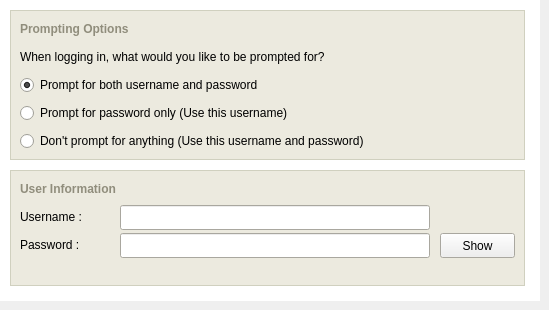
      <widget class="QWidget" name="userCredsTab" >
       <attribute name="title" >
        <string>User Credentials</string>
       </attribute>
       <widget class="QFrame" name="frame_12" >
        <property name="geometry" >
         <rect>
          <x>0</x>
          <y>0</y>
          <width>540</width>
          <height>301</height>
         </rect>
        </property>
        <property name="palette" >
         <palette>
          <active>
           <colorrole role="Base" >
            <brush brushstyle="SolidPattern" >
             <color alpha="255" >
              <red>255</red>
              <green>255</green>
              <blue>255</blue>
             </color>
            </brush>
           </colorrole>
           <colorrole role="Window" >
            <brush brushstyle="SolidPattern" >
             <color alpha="255" >
              <red>255</red>
              <green>255</green>
              <blue>255</blue>
             </color>
            </brush>
           </colorrole>
          </active>
          <inactive>
           <colorrole role="Base" >
            <brush brushstyle="SolidPattern" >
             <color alpha="255" >
              <red>255</red>
              <green>255</green>
              <blue>255</blue>
             </color>
            </brush>
           </colorrole>
           <colorrole role="Window" >
            <brush brushstyle="SolidPattern" >
             <color alpha="255" >
              <red>255</red>
              <green>255</green>
              <blue>255</blue>
             </color>
            </brush>
           </colorrole>
          </inactive>
          <disabled>
           <colorrole role="Base" >
            <brush brushstyle="SolidPattern" >
             <color alpha="255" >
              <red>255</red>
              <green>255</green>
              <blue>255</blue>
             </color>
            </brush>
           </colorrole>
           <colorrole role="Window" >
            <brush brushstyle="SolidPattern" >
             <color alpha="255" >
              <red>255</red>
              <green>255</green>
              <blue>255</blue>
             </color>
            </brush>
           </colorrole>
          </disabled>
         </palette>
        </property>
        <property name="autoFillBackground" >
         <bool>true</bool>
        </property>
        <property name="frameShape" >
         <enum>QFrame::NoFrame</enum>
        </property>
        <property name="frameShadow" >
         <enum>QFrame::Plain</enum>
        </property>
        <property name="lineWidth" >
         <number>0</number>
        </property>
        <widget class="QFrame" name="frame_14" >
         <property name="geometry" >
          <rect>
           <x>10</x>
           <y>10</y>
           <width>515</width>
           <height>150</height>
          </rect>
         </property>
         <property name="minimumSize" >
          <size>
           <width>515</width>
           <height>150</height>
          </size>
         </property>
         <property name="maximumSize" >
          <size>
           <width>515</width>
           <height>150</height>
          </size>
         </property>
         <property name="palette" >
          <palette>
           <active>
            <colorrole role="WindowText" >
             <brush brushstyle="SolidPattern" >
              <color alpha="255" >
               <red>208</red>
               <green>208</green>
               <blue>191</blue>
              </color>
             </brush>
            </colorrole>
            <colorrole role="Base" >
             <brush brushstyle="SolidPattern" >
              <color alpha="255" >
               <red>255</red>
               <green>255</green>
               <blue>255</blue>
              </color>
             </brush>
            </colorrole>
            <colorrole role="Window" >
             <brush brushstyle="SolidPattern" >
              <color alpha="255" >
               <red>236</red>
               <green>234</green>
               <blue>223</blue>
              </color>
             </brush>
            </colorrole>
           </active>
           <inactive>
            <colorrole role="WindowText" >
             <brush brushstyle="SolidPattern" >
              <color alpha="255" >
               <red>208</red>
               <green>208</green>
               <blue>191</blue>
              </color>
             </brush>
            </colorrole>
            <colorrole role="Base" >
             <brush brushstyle="SolidPattern" >
              <color alpha="255" >
               <red>255</red>
               <green>255</green>
               <blue>255</blue>
              </color>
             </brush>
            </colorrole>
            <colorrole role="Window" >
             <brush brushstyle="SolidPattern" >
              <color alpha="255" >
               <red>236</red>
               <green>234</green>
               <blue>223</blue>
              </color>
             </brush>
            </colorrole>
           </inactive>
           <disabled>
            <colorrole role="WindowText" >
             <brush brushstyle="SolidPattern" >
              <color alpha="255" >
               <red>119</red>
               <green>119</green>
               <blue>119</blue>
              </color>
             </brush>
            </colorrole>
            <colorrole role="Base" >
             <brush brushstyle="SolidPattern" >
              <color alpha="255" >
               <red>236</red>
               <green>234</green>
               <blue>223</blue>
              </color>
             </brush>
            </colorrole>
            <colorrole role="Window" >
             <brush brushstyle="SolidPattern" >
              <color alpha="255" >
               <red>236</red>
               <green>234</green>
               <blue>223</blue>
              </color>
             </brush>
            </colorrole>
           </disabled>
          </palette>
         </property>
         <property name="autoFillBackground" >
          <bool>true</bool>
         </property>
         <property name="frameShape" >
          <enum>QFrame::Box</enum>
         </property>
         <property name="frameShadow" >
          <enum>QFrame::Plain</enum>
         </property>
         <widget class="QLabel" name="WirelessNetworkLabel_15" >
          <property name="geometry" >
           <rect>
            <x>10</x>
            <y>10</y>
            <width>460</width>
            <height>18</height>
           </rect>
          </property>
          <property name="minimumSize" >
           <size>
            <width>460</width>
            <height>18</height>
           </size>
          </property>
          <property name="maximumSize" >
           <size>
            <width>460</width>
            <height>18</height>
           </size>
          </property>
          <property name="palette" >
           <palette>
            <active>
             <colorrole role="WindowText" >
              <brush brushstyle="SolidPattern" >
               <color alpha="255" >
                <red>144</red>
                <green>141</green>
                <blue>124</blue>
               </color>
              </brush>
             </colorrole>
            </active>
            <inactive>
             <colorrole role="WindowText" >
              <brush brushstyle="SolidPattern" >
               <color alpha="255" >
                <red>144</red>
                <green>141</green>
                <blue>124</blue>
               </color>
              </brush>
             </colorrole>
            </inactive>
            <disabled>
             <colorrole role="WindowText" >
              <brush brushstyle="SolidPattern" >
               <color alpha="255" >
                <red>119</red>
                <green>119</green>
                <blue>119</blue>
               </color>
              </brush>
             </colorrole>
            </disabled>
           </palette>
          </property>
          <property name="font" >
           <font>
            <pointsize>9</pointsize>
            <weight>75</weight>
            <bold>true</bold>
           </font>
          </property>
          <property name="lineWidth" >
           <number>0</number>
          </property>
          <property name="text" >
           <string>Prompting Options</string>
          </property>
          <property name="alignment" >
           <set>Qt::AlignLeading|Qt::AlignLeft|Qt::AlignVCenter</set>
          </property>
          <property name="margin" >
           <number>0</number>
          </property>
          <property name="indent" >
           <number>0</number>
          </property>
         </widget>
         <widget class="QRadioButton" name="promptNone" >
          <property name="geometry" >
           <rect>
            <x>10</x>
            <y>122</y>
            <width>450</width>
            <height>18</height>
           </rect>
          </property>
          <property name="minimumSize" >
           <size>
            <width>450</width>
            <height>18</height>
           </size>
          </property>
          <property name="maximumSize" >
           <size>
            <width>450</width>
            <height>18</height>
           </size>
          </property>
          <property name="palette" >
           <palette>
            <active>
             <colorrole role="WindowText" >
              <brush brushstyle="SolidPattern" >
               <color alpha="255" >
                <red>0</red>
                <green>0</green>
                <blue>0</blue>
               </color>
              </brush>
             </colorrole>
            </active>
            <inactive>
             <colorrole role="WindowText" >
              <brush brushstyle="SolidPattern" >
               <color alpha="255" >
                <red>0</red>
                <green>0</green>
                <blue>0</blue>
               </color>
              </brush>
             </colorrole>
            </inactive>
            <disabled>
             <colorrole role="WindowText" >
              <brush brushstyle="SolidPattern" >
               <color alpha="255" >
                <red>119</red>
                <green>119</green>
                <blue>119</blue>
               </color>
              </brush>
             </colorrole>
            </disabled>
           </palette>
          </property>
          <property name="text" >
           <string>Don't prompt for anything (Use this username and password)</string>
          </property>
         </widget>
         <widget class="QRadioButton" name="promptPWDOnly" >
          <property name="geometry" >
           <rect>
            <x>10</x>
            <y>94</y>
            <width>450</width>
            <height>18</height>
           </rect>
          </property>
          <property name="minimumSize" >
           <size>
            <width>450</width>
            <height>18</height>
           </size>
          </property>
          <property name="maximumSize" >
           <size>
            <width>450</width>
            <height>18</height>
           </size>
          </property>
          <property name="palette" >
           <palette>
            <active>
             <colorrole role="WindowText" >
              <brush brushstyle="SolidPattern" >
               <color alpha="255" >
                <red>0</red>
                <green>0</green>
                <blue>0</blue>
               </color>
              </brush>
             </colorrole>
            </active>
            <inactive>
             <colorrole role="WindowText" >
              <brush brushstyle="SolidPattern" >
               <color alpha="255" >
                <red>0</red>
                <green>0</green>
                <blue>0</blue>
               </color>
              </brush>
             </colorrole>
            </inactive>
            <disabled>
             <colorrole role="WindowText" >
              <brush brushstyle="SolidPattern" >
               <color alpha="255" >
                <red>119</red>
                <green>119</green>
                <blue>119</blue>
               </color>
              </brush>
             </colorrole>
            </disabled>
           </palette>
          </property>
          <property name="text" >
           <string>Prompt for password only (Use this username)</string>
          </property>
         </widget>
         <widget class="QRadioButton" name="promptUPW" >
          <property name="geometry" >
           <rect>
            <x>10</x>
            <y>66</y>
            <width>450</width>
            <height>18</height>
           </rect>
          </property>
          <property name="minimumSize" >
           <size>
            <width>450</width>
            <height>18</height>
           </size>
          </property>
          <property name="maximumSize" >
           <size>
            <width>450</width>
            <height>18</height>
           </size>
          </property>
          <property name="palette" >
           <palette>
            <active>
             <colorrole role="WindowText" >
              <brush brushstyle="SolidPattern" >
               <color alpha="255" >
                <red>0</red>
                <green>0</green>
                <blue>0</blue>
               </color>
              </brush>
             </colorrole>
            </active>
            <inactive>
             <colorrole role="WindowText" >
              <brush brushstyle="SolidPattern" >
               <color alpha="255" >
                <red>0</red>
                <green>0</green>
                <blue>0</blue>
               </color>
              </brush>
             </colorrole>
            </inactive>
            <disabled>
             <colorrole role="WindowText" >
              <brush brushstyle="SolidPattern" >
               <color alpha="255" >
                <red>119</red>
                <green>119</green>
                <blue>119</blue>
               </color>
              </brush>
             </colorrole>
            </disabled>
           </palette>
          </property>
          <property name="text" >
           <string>Prompt for both username and password</string>
          </property>
          <property name="checked" >
           <bool>true</bool>
          </property>
         </widget>
         <widget class="QLabel" name="label_20" >
          <property name="geometry" >
           <rect>
            <x>10</x>
            <y>38</y>
            <width>450</width>
            <height>18</height>
           </rect>
          </property>
          <property name="minimumSize" >
           <size>
            <width>450</width>
            <height>18</height>
           </size>
          </property>
          <property name="maximumSize" >
           <size>
            <width>450</width>
            <height>18</height>
           </size>
          </property>
          <property name="palette" >
           <palette>
            <active>
             <colorrole role="WindowText" >
              <brush brushstyle="SolidPattern" >
               <color alpha="255" >
                <red>0</red>
                <green>0</green>
                <blue>0</blue>
               </color>
              </brush>
             </colorrole>
            </active>
            <inactive>
             <colorrole role="WindowText" >
              <brush brushstyle="SolidPattern" >
               <color alpha="255" >
                <red>0</red>
                <green>0</green>
                <blue>0</blue>
               </color>
              </brush>
             </colorrole>
            </inactive>
            <disabled>
             <colorrole role="WindowText" >
              <brush brushstyle="SolidPattern" >
               <color alpha="255" >
                <red>119</red>
                <green>119</green>
                <blue>119</blue>
               </color>
              </brush>
             </colorrole>
            </disabled>
           </palette>
          </property>
          <property name="text" >
           <string>When logging in, what would you like to be prompted for?</string>
          </property>
         </widget>
        </widget>
        <widget class="QFrame" name="frame_15" >
         <property name="geometry" >
          <rect>
           <x>10</x>
           <y>170</y>
           <width>515</width>
           <height>116</height>
          </rect>
         </property>
         <property name="minimumSize" >
          <size>
           <width>515</width>
           <height>116</height>
          </size>
         </property>
         <property name="maximumSize" >
          <size>
           <width>515</width>
           <height>116</height>
          </size>
         </property>
         <property name="palette" >
          <palette>
           <active>
            <colorrole role="WindowText" >
             <brush brushstyle="SolidPattern" >
              <color alpha="255" >
               <red>208</red>
               <green>208</green>
               <blue>191</blue>
              </color>
             </brush>
            </colorrole>
            <colorrole role="Base" >
             <brush brushstyle="SolidPattern" >
              <color alpha="255" >
               <red>255</red>
               <green>255</green>
               <blue>255</blue>
              </color>
             </brush>
            </colorrole>
            <colorrole role="Window" >
             <brush brushstyle="SolidPattern" >
              <color alpha="255" >
               <red>236</red>
               <green>234</green>
               <blue>223</blue>
              </color>
             </brush>
            </colorrole>
           </active>
           <inactive>
            <colorrole role="WindowText" >
             <brush brushstyle="SolidPattern" >
              <color alpha="255" >
               <red>208</red>
               <green>208</green>
               <blue>191</blue>
              </color>
             </brush>
            </colorrole>
            <colorrole role="Base" >
             <brush brushstyle="SolidPattern" >
              <color alpha="255" >
               <red>255</red>
               <green>255</green>
               <blue>255</blue>
              </color>
             </brush>
            </colorrole>
            <colorrole role="Window" >
             <brush brushstyle="SolidPattern" >
              <color alpha="255" >
               <red>236</red>
               <green>234</green>
               <blue>223</blue>
              </color>
             </brush>
            </colorrole>
           </inactive>
           <disabled>
            <colorrole role="WindowText" >
             <brush brushstyle="SolidPattern" >
              <color alpha="255" >
               <red>119</red>
               <green>119</green>
               <blue>119</blue>
              </color>
             </brush>
            </colorrole>
            <colorrole role="Base" >
             <brush brushstyle="SolidPattern" >
              <color alpha="255" >
               <red>236</red>
               <green>234</green>
               <blue>223</blue>
              </color>
             </brush>
            </colorrole>
            <colorrole role="Window" >
             <brush brushstyle="SolidPattern" >
              <color alpha="255" >
               <red>236</red>
               <green>234</green>
               <blue>223</blue>
              </color>
             </brush>
            </colorrole>
           </disabled>
          </palette>
         </property>
         <property name="autoFillBackground" >
          <bool>true</bool>
         </property>
         <property name="frameShape" >
          <enum>QFrame::Box</enum>
         </property>
         <property name="frameShadow" >
          <enum>QFrame::Plain</enum>
         </property>
         <widget class="QLabel" name="WirelessNetworkLabel_18" >
          <property name="geometry" >
           <rect>
            <x>10</x>
            <y>10</y>
            <width>460</width>
            <height>18</height>
           </rect>
          </property>
          <property name="minimumSize" >
           <size>
            <width>460</width>
            <height>18</height>
           </size>
          </property>
          <property name="maximumSize" >
           <size>
            <width>460</width>
            <height>18</height>
           </size>
          </property>
          <property name="palette" >
           <palette>
            <active>
             <colorrole role="WindowText" >
              <brush brushstyle="SolidPattern" >
               <color alpha="255" >
                <red>144</red>
                <green>141</green>
                <blue>124</blue>
               </color>
              </brush>
             </colorrole>
            </active>
            <inactive>
             <colorrole role="WindowText" >
              <brush brushstyle="SolidPattern" >
               <color alpha="255" >
                <red>144</red>
                <green>141</green>
                <blue>124</blue>
               </color>
              </brush>
             </colorrole>
            </inactive>
            <disabled>
             <colorrole role="WindowText" >
              <brush brushstyle="SolidPattern" >
               <color alpha="255" >
                <red>119</red>
                <green>119</green>
                <blue>119</blue>
               </color>
              </brush>
             </colorrole>
            </disabled>
           </palette>
          </property>
          <property name="font" >
           <font>
            <pointsize>9</pointsize>
            <weight>75</weight>
            <bold>true</bold>
           </font>
          </property>
          <property name="lineWidth" >
           <number>0</number>
          </property>
          <property name="text" >
           <string>User Information</string>
          </property>
          <property name="alignment" >
           <set>Qt::AlignLeading|Qt::AlignLeft|Qt::AlignVCenter</set>
          </property>
          <property name="margin" >
           <number>0</number>
          </property>
          <property name="indent" >
           <number>0</number>
          </property>
         </widget>
         <widget class="QLabel" name="label_21" >
          <property name="geometry" >
           <rect>
            <x>10</x>
            <y>38</y>
            <width>100</width>
            <height>18</height>
           </rect>
          </property>
          <property name="palette" >
           <palette>
            <active>
             <colorrole role="WindowText" >
              <brush brushstyle="SolidPattern" >
               <color alpha="255" >
                <red>0</red>
                <green>0</green>
                <blue>0</blue>
               </color>
              </brush>
             </colorrole>
            </active>
            <inactive>
             <colorrole role="WindowText" >
              <brush brushstyle="SolidPattern" >
               <color alpha="255" >
                <red>0</red>
                <green>0</green>
                <blue>0</blue>
               </color>
              </brush>
             </colorrole>
            </inactive>
            <disabled>
             <colorrole role="WindowText" >
              <brush brushstyle="SolidPattern" >
               <color alpha="255" >
                <red>119</red>
                <green>119</green>
                <blue>119</blue>
               </color>
              </brush>
             </colorrole>
            </disabled>
           </palette>
          </property>
          <property name="lineWidth" >
           <number>0</number>
          </property>
          <property name="text" >
           <string>Username :</string>
          </property>
          <property name="indent" >
           <number>0</number>
          </property>
         </widget>
         <widget class="QLabel" name="label_22" >
          <property name="geometry" >
           <rect>
            <x>10</x>
            <y>66</y>
            <width>100</width>
            <height>18</height>
           </rect>
          </property>
          <property name="palette" >
           <palette>
            <active>
             <colorrole role="WindowText" >
              <brush brushstyle="SolidPattern" >
               <color alpha="255" >
                <red>0</red>
                <green>0</green>
                <blue>0</blue>
               </color>
              </brush>
             </colorrole>
            </active>
            <inactive>
             <colorrole role="WindowText" >
              <brush brushstyle="SolidPattern" >
               <color alpha="255" >
                <red>0</red>
                <green>0</green>
                <blue>0</blue>
               </color>
              </brush>
             </colorrole>
            </inactive>
            <disabled>
             <colorrole role="WindowText" >
              <brush brushstyle="SolidPattern" >
               <color alpha="255" >
                <red>119</red>
                <green>119</green>
                <blue>119</blue>
               </color>
              </brush>
             </colorrole>
            </disabled>
           </palette>
          </property>
          <property name="lineWidth" >
           <number>0</number>
          </property>
          <property name="text" >
           <string>Password :</string>
          </property>
          <property name="indent" >
           <number>0</number>
          </property>
         </widget>
         <widget class="QPushButton" name="showBtn" >
          <property name="geometry" >
           <rect>
            <x>430</x>
            <y>63</y>
            <width>75</width>
            <height>25</height>
           </rect>
          </property>
          <property name="minimumSize" >
           <size>
            <width>75</width>
            <height>25</height>
           </size>
          </property>
          <property name="maximumSize" >
           <size>
            <width>75</width>
            <height>25</height>
           </size>
          </property>
          <property name="text" >
           <string>Show</string>
          </property>
         </widget>
         <widget class="QLineEdit" name="usernameEdit" >
          <property name="geometry" >
           <rect>
            <x>110</x>
            <y>35</y>
            <width>310</width>
            <height>25</height>
           </rect>
          </property>
          <property name="minimumSize" >
           <size>
            <width>310</width>
            <height>25</height>
           </size>
          </property>
          <property name="maximumSize" >
           <size>
            <width>310</width>
            <height>25</height>
           </size>
          </property>
          <property name="maxLength" >
           <number>255</number>
          </property>
         </widget>
         <widget class="QLineEdit" name="passwordEdit" >
          <property name="geometry" >
           <rect>
            <x>110</x>
            <y>63</y>
            <width>310</width>
            <height>25</height>
           </rect>
          </property>
          <property name="minimumSize" >
           <size>
            <width>310</width>
            <height>25</height>
           </size>
          </property>
          <property name="maximumSize" >
           <size>
            <width>310</width>
            <height>25</height>
           </size>
          </property>
          <property name="maxLength" >
           <number>255</number>
          </property>
          <property name="echoMode" >
           <enum>QLineEdit::Password</enum>
          </property>
         </widget>
        </widget>
       </widget>
      </widget>
